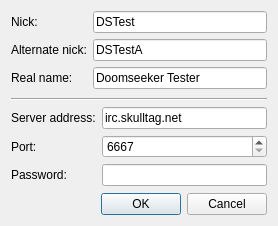
<?xml version="1.0" encoding="UTF-8"?>
<ui version="4.0">
 <class>IRCNetworkSelectionBox</class>
 <widget class="QDialog" name="IRCNetworkSelectionBox">
  <property name="geometry">
   <rect>
    <x>0</x>
    <y>0</y>
    <width>278</width>
    <height>226</height>
   </rect>
  </property>
  <property name="windowTitle">
   <string>Dialog</string>
  </property>
  <layout class="QVBoxLayout" name="verticalLayout">
   <item>
    <layout class="QFormLayout" name="formLayout">
     <property name="fieldGrowthPolicy">
      <enum>QFormLayout::ExpandingFieldsGrow</enum>
     </property>
     <item row="0" column="0">
      <widget class="QLabel" name="label">
       <property name="text">
        <string>Nick:</string>
       </property>
      </widget>
     </item>
     <item row="0" column="1">
      <widget class="QLineEdit" name="leNick">
       <property name="text">
        <string>DSTest</string>
       </property>
      </widget>
     </item>
     <item row="1" column="0">
      <widget class="QLabel" name="label_2">
       <property name="text">
        <string>Alternate nick:</string>
       </property>
      </widget>
     </item>
     <item row="1" column="1">
      <widget class="QLineEdit" name="leAlternateNick">
       <property name="text">
        <string>DSTestA</string>
       </property>
      </widget>
     </item>
     <item row="2" column="0">
      <widget class="QLabel" name="label_3">
       <property name="text">
        <string>Real name:</string>
       </property>
      </widget>
     </item>
     <item row="2" column="1">
      <widget class="QLineEdit" name="leRealName">
       <property name="text">
        <string>Doomseeker Tester</string>
       </property>
      </widget>
     </item>
    </layout>
   </item>
   <item>
    <widget class="Line" name="line">
     <property name="orientation">
      <enum>Qt::Horizontal</enum>
     </property>
    </widget>
   </item>
   <item>
    <layout class="QFormLayout" name="formLayout_2">
     <item row="0" column="0">
      <widget class="QLabel" name="label_4">
       <property name="text">
        <string>Server address:</string>
       </property>
      </widget>
     </item>
     <item row="0" column="1">
      <widget class="QLineEdit" name="leServerAddress">
       <property name="text">
        <string>irc.skulltag.net</string>
       </property>
      </widget>
     </item>
     <item row="1" column="0">
      <widget class="QLabel" name="label_5">
       <property name="text">
        <string>Port:</string>
       </property>
      </widget>
     </item>
     <item row="2" column="0">
      <widget class="QLabel" name="label_6">
       <property name="text">
        <string>Password:</string>
       </property>
      </widget>
     </item>
     <item row="2" column="1">
      <widget class="QLineEdit" name="lePassword">
       <property name="echoMode">
        <enum>QLineEdit::Password</enum>
       </property>
      </widget>
     </item>
     <item row="1" column="1">
      <widget class="QSpinBox" name="spinPort">
       <property name="minimum">
        <number>6667</number>
       </property>
       <property name="maximum">
        <number>65535</number>
       </property>
      </widget>
     </item>
    </layout>
   </item>
   <item>
    <widget class="QDialogButtonBox" name="buttonBox">
     <property name="orientation">
      <enum>Qt::Horizontal</enum>
     </property>
     <property name="standardButtons">
      <set>QDialogButtonBox::Cancel|QDialogButtonBox::Ok</set>
     </property>
    </widget>
   </item>
  </layout>
 </widget>
 <resources/>
 <connections>
  <connection>
   <sender>buttonBox</sender>
   <signal>accepted()</signal>
   <receiver>IRCNetworkSelectionBox</receiver>
   <slot>accept()</slot>
   <hints>
    <hint type="sourcelabel">
     <x>248</x>
     <y>254</y>
    </hint>
    <hint type="destinationlabel">
     <x>157</x>
     <y>274</y>
    </hint>
   </hints>
  </connection>
  <connection>
   <sender>buttonBox</sender>
   <signal>rejected()</signal>
   <receiver>IRCNetworkSelectionBox</receiver>
   <slot>reject()</slot>
   <hints>
    <hint type="sourcelabel">
     <x>316</x>
     <y>260</y>
    </hint>
    <hint type="destinationlabel">
     <x>286</x>
     <y>274</y>
    </hint>
   </hints>
  </connection>
 </connections>
</ui>
